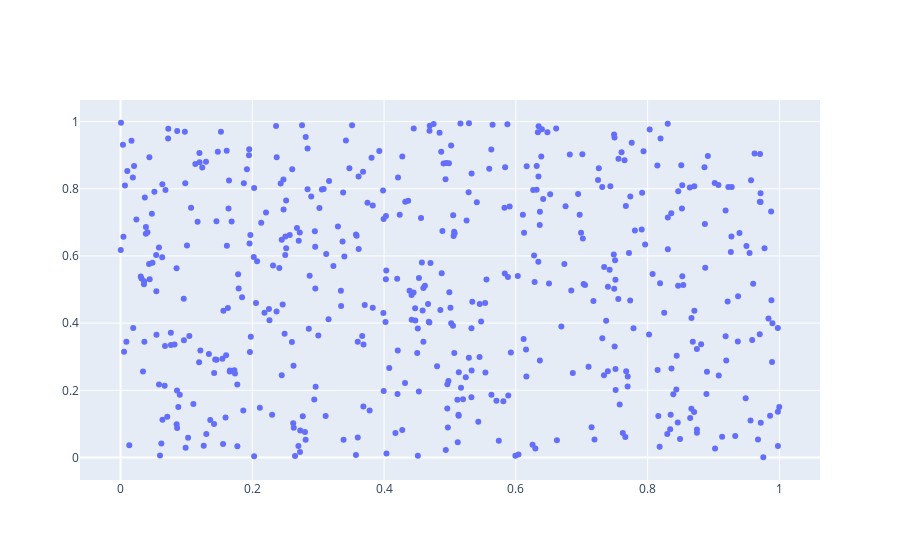

This figure's notebook cell:
### Code cell
data = [trace]
iplot(data)

### Figure 1 — Plotly figure (JSON) as saved in the notebook; plotly's stock layout.template omitted (floating-point values rounded to 4 significant figures; data arrays with more than 128 entries replaced by an {"elided": "..."} marker saying what was removed)
{"data": [{"mode": "markers", "type": "scatter", "x": {"elided": "500 float values"}, "y": {"elided": "500 float values"}}], "layout": {}}
